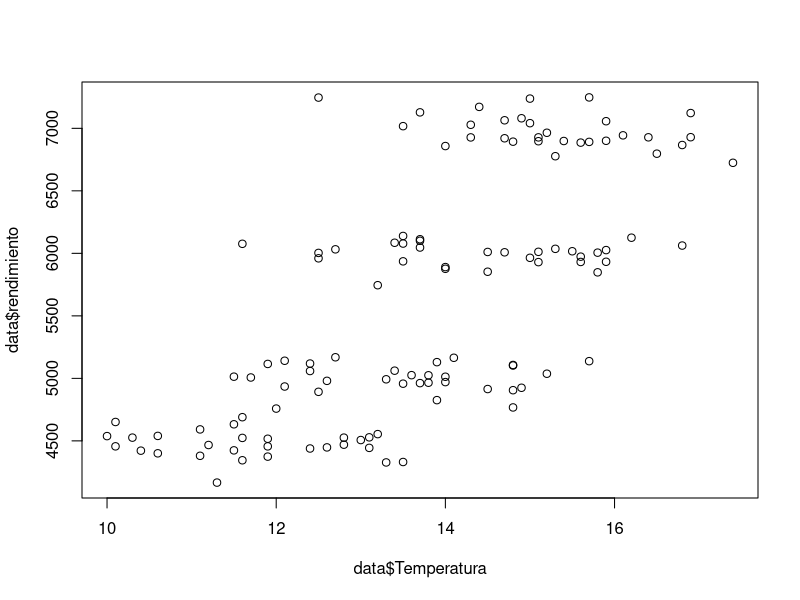
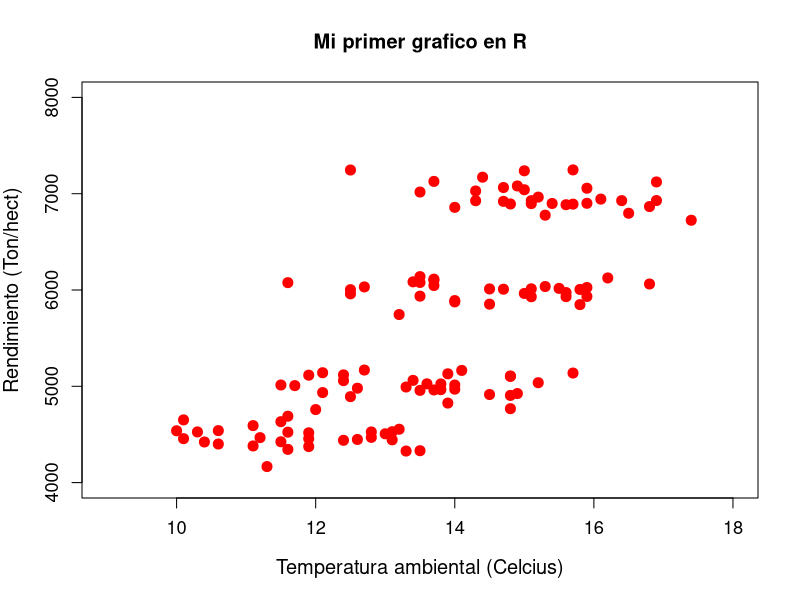
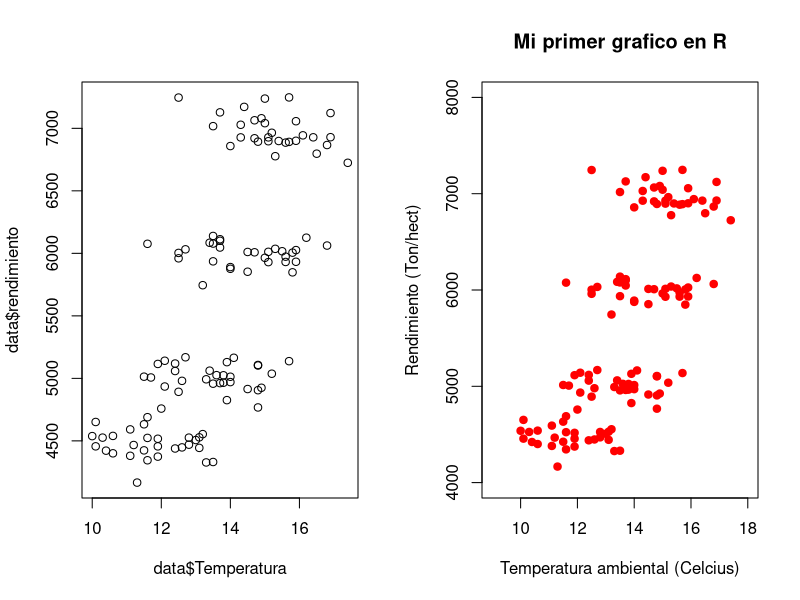
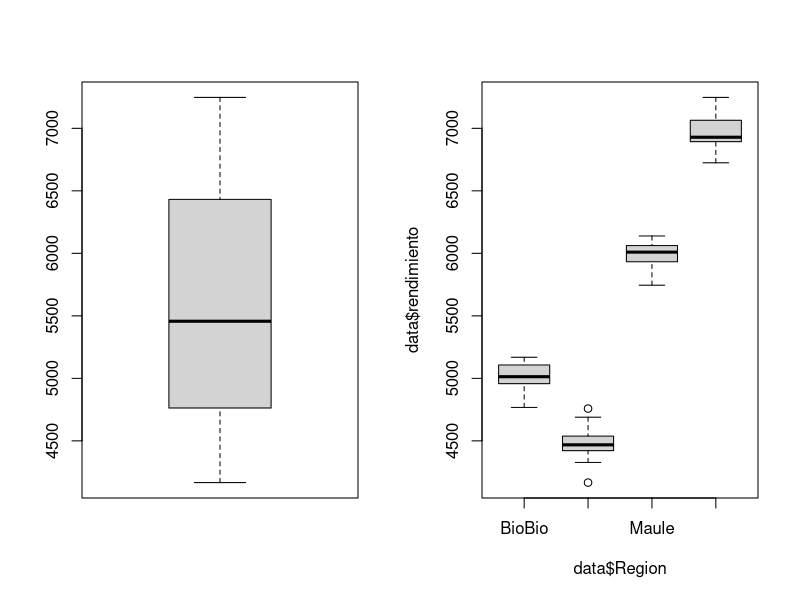
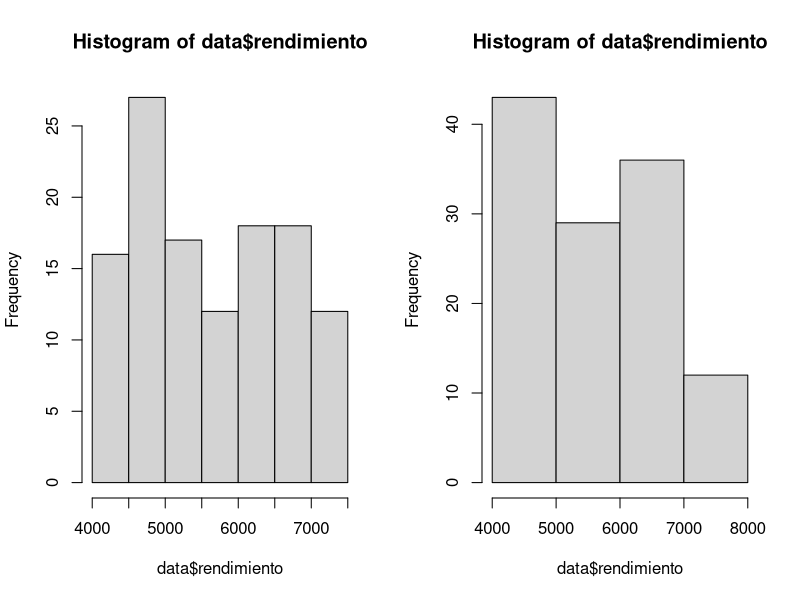
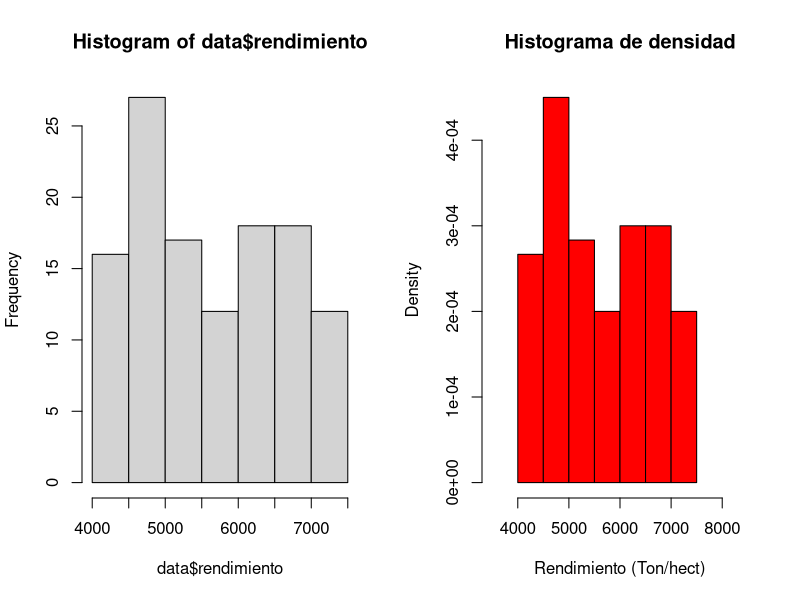

R code for these plots, in order:
## ---- chunk 1
data <- read.csv("./datos/dataset.csv")
plot(data$Temperatura, data$rendimiento)
## ---- chunk 2
plot(data$Temperatura,data$rendimiento,
xlab = "Temperatura ambiental (Celcius)",
ylab = "Rendimiento (Ton/hect)",
xlim = c(9,18),
ylim = c(4000,8000),
main = "Mi primer grafico en R",
pch=20,
col="red",
cex=2,
cex.lab=1.2,
cex.axis=1.1)
## ---- chunk 3
par(mfrow=c(1,2))

plot(data$Temperatura,data$rendimiento)

plot(data$Temperatura,data$rendimiento,
xlab = "Temperatura ambiental (Celcius)",
ylab = "Rendimiento (Ton/hect)",
xlim = c(9,18),
ylim = c(4000,8000),
main = "Mi primer grafico en R",
pch=20,
col="red",
cex=1.5,
cex.lab=1.0,
cex.axis=1.0)
## ---- chunk 4
boxplot(data$rendimiento)
## ---- chunk 5
boxplot(data$rendimiento ~ data$Region)
## ---- chunk 6
#plot(data$rendimiento ~ data$Region,
#xlab = "Region",
#ylab = "Rendimiento (Ton/hect)",
#ylim = c(4000,8000),
#main = "Diagrama de cajas",
#pch=18,
#col="red",
#col.main="red",
#cex=2,
#cex.main=1.5,
#cex.lab=1.0,
#cex.axis=1.0)
## ---- chunk 7
hist(data$rendimiento)
## ---- chunk 8
hist(data$rendimiento,breaks=4)
## ---- chunk 9
par(mfrow=c(1,2))

hist(data$rendimiento)

hist(data$rendimiento,
main="Histograma de densidad",
xlab="Rendimiento (Ton/hect)",
xlim=c(3500,8500),
col="red",
freq=FALSE,
cex.main=1.2,
cex.lab=1.0,
cex.axis=1.0,
Freq=FALSE)
